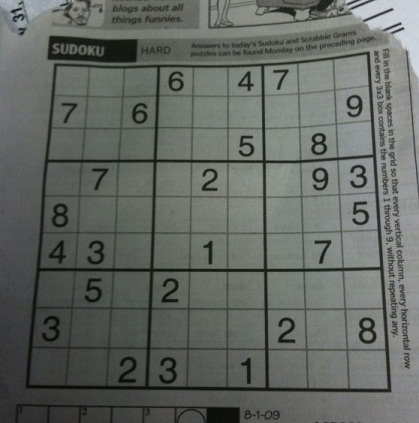
#> input picture PycharmProjects/opencv/sudoku.jpg, 419 x 423 px
$ python cannyedgedetection20.py
#> lines starting #> are read from the running program, lines starting #| are printed output that depends on the picture
import cv2
import numpy as np
from matplotlib import pyplot as plt


def callback(x):
    print(x)


img = cv2.imread('sudoku.jpg', 0)
#> img: shape (423, 419); min 5, max 218, mean 101.9

canny = cv2.Canny(img, 100, 200)
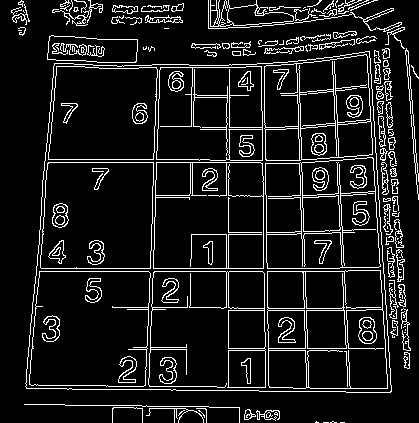
#> canny: shape (423, 419); 10.3% white in thin lines or dots
titles = ['image', 'canny']
images = [img, canny]

for i in range(2):
    plt.subplot(1, 2, i + 1)
    plt.imshow(images[i], 'gray')
    plt.title(titles[i])
    plt.xticks([]), plt.yticks([])

plt.show()
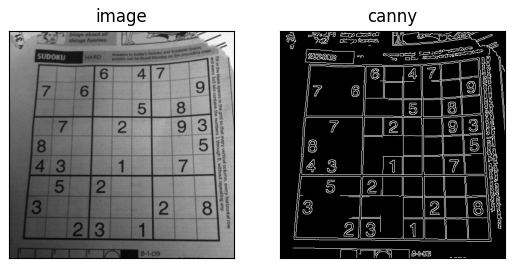
#> figure drawn by matplotlib, 2 panels

$ run again, with PycharmProjects/opencv/ballz.jpg copied over PycharmProjects/opencv/sudoku.jpg
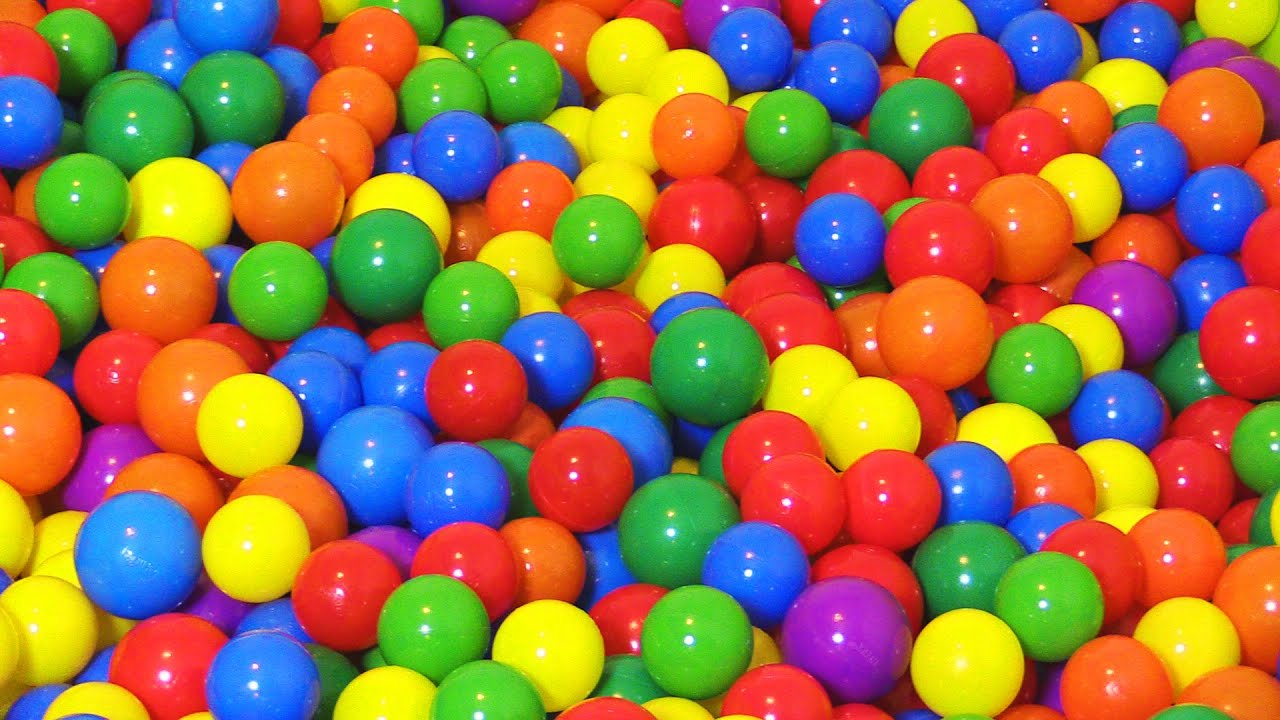
#> input picture PycharmProjects/opencv/ballz.jpg, 1280 x 720 px
#> `canny = cv2.Canny(img, 100, 200)`:
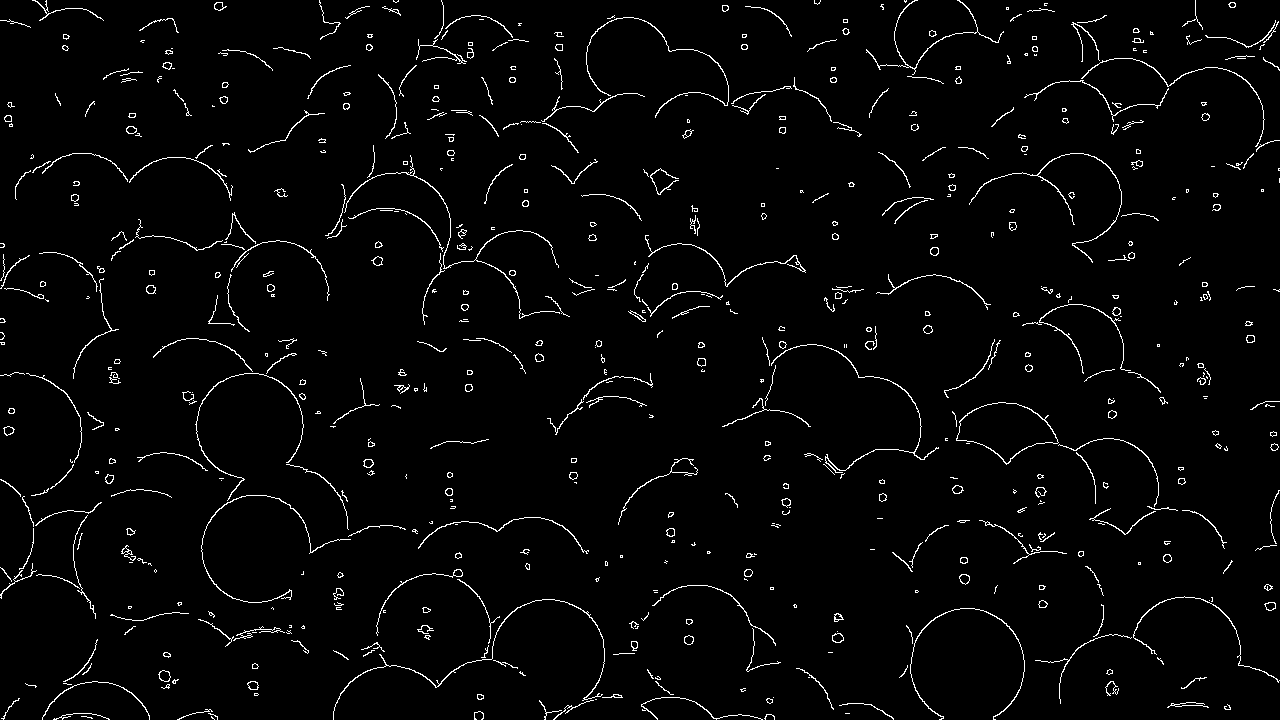
#> canny: shape (720, 1280); 2.7% white in thin lines or dots
#> `plt.show()`:
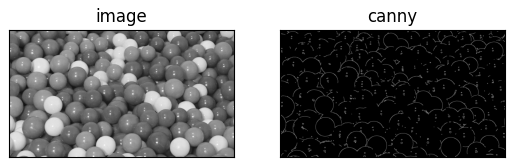
#> figure drawn by matplotlib, 2 panels
